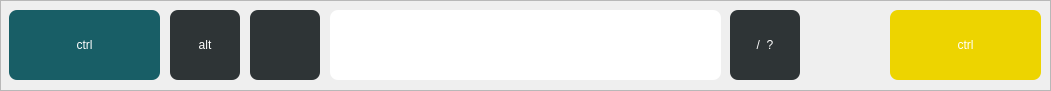
  <widget class="QFrame" name="frame_6">
   <property name="geometry">
    <rect>
     <x>20</x>
     <y>460</y>
     <width>1051</width>
     <height>91</height>
    </rect>
   </property>
   <property name="styleSheet">
    <string notr="true">font: 20pt &quot;DejaVu Sans&quot;;</string>
   </property>
   <property name="frameShape">
    <enum>QFrame::StyledPanel</enum>
   </property>
   <property name="frameShadow">
    <enum>QFrame::Raised</enum>
   </property>
   <widget class="QPushButton" name="pushButton_8">
    <property name="geometry">
     <rect>
      <x>330</x>
      <y>10</y>
      <width>391</width>
      <height>70</height>
     </rect>
    </property>
    <property name="styleSheet">
     <string notr="true">QPushButton{border:none;border-radius:8px;background-color: rgb(255, 255, 255);color:rgb(255, 255, 255);}QPushButton:pressed {border:5px}QPushButton:hover{background-color: rgb(245, 121, 0);color:rgb(255, 255, 255);}</string>
    </property>
    <property name="text">
     <string>&amp;</string>
    </property>
   </widget>
   <widget class="QPushButton" name="pushButton_119">
    <property name="geometry">
     <rect>
      <x>9</x>
      <y>10</y>
      <width>151</width>
      <height>70</height>
     </rect>
    </property>
    <property name="styleSheet">
     <string notr="true">QPushButton{border:none;border-radius:8px;background-color: rgb(24, 94, 102);color:rgb(255, 255, 255);}QPushButton:pressed {border:5px}QPushButton:hover{background-color: rgb(245, 121, 0);color:rgb(255, 255, 255);}</string>
    </property>
    <property name="text">
     <string>ctrl</string>
    </property>
   </widget>
   <widget class="QPushButton" name="pushButton_105">
    <property name="geometry">
     <rect>
      <x>730</x>
      <y>10</y>
      <width>70</width>
      <height>70</height>
     </rect>
    </property>
    <property name="styleSheet">
     <string notr="true">QPushButton{border:none;border-radius:8px;background-color: rgb(46, 52, 54);color:rgb(255, 255, 255);}QPushButton:pressed {border:5px}QPushButton:hover{background-color: rgb(245, 121, 0);color:rgb(255, 255, 255);}</string>
    </property>
    <property name="text">
     <string>/  ?</string>
    </property>
   </widget>
   <widget class="QPushButton" name="pushButton_120">
    <property name="geometry">
     <rect>
      <x>170</x>
      <y>10</y>
      <width>70</width>
      <height>70</height>
     </rect>
    </property>
    <property name="styleSheet">
     <string notr="true">QPushButton{border:none;border-radius:8px;background-color: rgb(46, 52, 54);color:rgb(255, 255, 255);}QPushButton:pressed {border:5px}QPushButton:hover{background-color: rgb(245, 121, 0);color:rgb(255, 255, 255);}</string>
    </property>
    <property name="text">
     <string>alt</string>
    </property>
   </widget>
   <widget class="QPushButton" name="pushButton_121">
    <property name="geometry">
     <rect>
      <x>890</x>
      <y>10</y>
      <width>151</width>
      <height>70</height>
     </rect>
    </property>
    <property name="styleSheet">
     <string notr="true">QPushButton{border:none;border-radius:8px;background-color:rgb(237, 212, 0);color:rgb(255, 255, 255);}QPushButton:pressed {border:5px}QPushButton:hover{background-color: rgb(245, 121, 0);color:rgb(255, 255, 255);}</string>
    </property>
    <property name="text">
     <string>ctrl</string>
    </property>
   </widget>
   <widget class="QPushButton" name="pushButton_122">
    <property name="geometry">
     <rect>
      <x>250</x>
      <y>10</y>
      <width>70</width>
      <height>70</height>
     </rect>
    </property>
    <property name="styleSheet">
     <string notr="true">QPushButton{border:none;border-radius:8px;background-color: rgb(46, 52, 54);color:rgb(255, 255, 255);}QPushButton:pressed {border:5px}QPushButton:hover{background-color: rgb(245, 121, 0);color:rgb(255, 255, 255);}</string>
    </property>
    <property name="text">
     <string/>
    </property>
    <property name="icon">
     <iconset>
      <normaloff>../../../117556_email_512x512.png</normaloff>../../../117556_email_512x512.png</iconset>
    </property>
    <property name="iconSize">
     <size>
      <width>70</width>
      <height>70</height>
     </size>
    </property>
   </widget>
  </widget>
